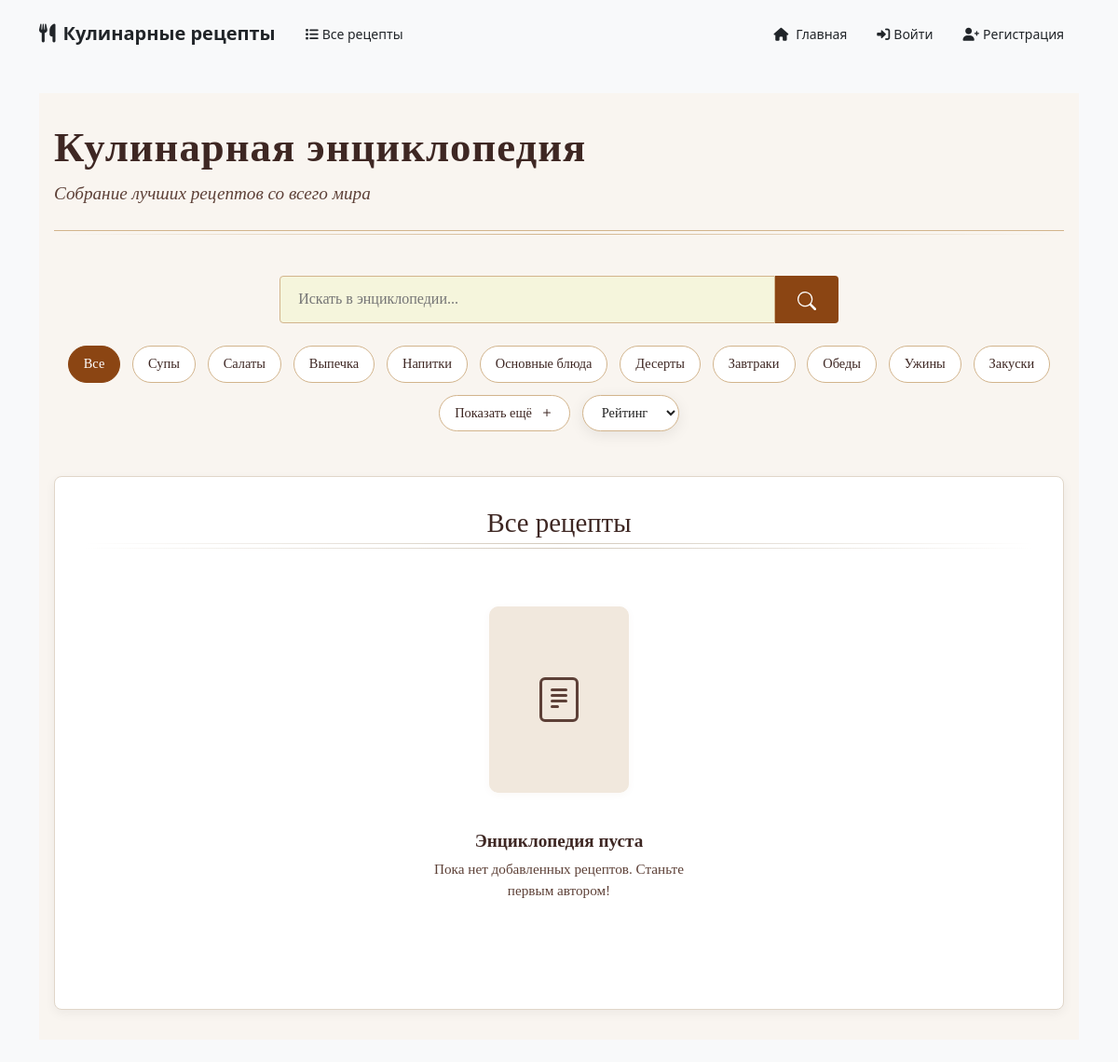
Page /accounts/recipes/ on the committed database.
### accounts/models.py (models this page shows, shortened)
class Category(models.Model):
    name = models.CharField(max_length=100, unique=True)

### accounts/views.py (the view, shortened to what this page needs)
# urls.py: path('recipes/', views.recipe_list_view, name='recipe_list'),
def recipe_list_view(request):
    recipes = Recipe.objects.filter(moderation_status='approved').order_by('-created_at')
    search_query = request.GET.get('search', '')
    category_id = request.GET.get('category')
    min_rating = request.GET.get('min_rating')
    selected_category_name = None
    if category_id:
        recipes = recipes.filter(categories__id=category_id)
        cat = Category.objects.filter(id=category_id).first()
        if cat:
            selected_category_name = cat.name
    recipes = recipes.annotate(avg_rating=Avg('comments__rating'))
    if min_rating:
        try:
            min_rating_value = int(min_rating)
            recipes = recipes.filter(avg_rating__gte=min_rating_value)
        except ValueError:
            pass
    categories = Category.objects.all()
    context = {
        'recipes': recipes,
        'categories': categories,
        'selected_category': str(category_id) if category_id else None,
        'selected_category_name': selected_category_name,
        'search_query': search_query,
        'min_rating': min_rating,
    }
    return render(request, 'accounts/recipe_list.html', context)

### accounts/templates/accounts/recipe_list.html (shortened to what this page needs)
{% extends 'base.html' %}
{% block content %}
<div class="encyclopedia-container">
    <div class="encyclopedia-header">
        <div class="header-content">
            <h1 class="encyclopedia-title">Кулинарная энциклопедия</h1>
            <p class="encyclopedia-subtitle">Собрание лучших рецептов со всего мира</p>
        </div>
    </div>
    <div class="encyclopedia-search">
        <form method="get" class="search-container">
            <input type="text"
                   name="search"
                   placeholder="Искать в энциклопедии..."
                   class="encyclopedia-search-input"
                   value="{{ search_query }}">
            <button type="submit" class="search-button">
                <svg xmlns="http://www.w3.org/2000/svg" width="20" height="20" fill="currentColor" viewBox="0 0 16 16">
                    <path d="M11.742 10.344a6.5 6.5 0 1 0-1.397 1.398h-.001c.03.04.062.078.098.115l3.85 3.85a1 1 0 0 0 1.415-1.414l-3.85-3.85a1.007 1.007 0 0 0-.115-.1zM12 6.5a5.5 5.5 0 1 1-11 0 5.5 5.5 0 0 1 11 0z"/>
                </svg>
            </button>
        </form>
        <div class="filter-tags">
            <form method="get" class="category-filter-form">
                <a href="{% url 'recipe_list' %}{% if search_query %}?search={{ search_query }}{% endif %}"
                   class="filter-tag {% if not selected_category %}active{% endif %}">Все</a>
                {% for category in categories %}
                    {% if forloop.counter <= 10 %}
                        <a href="?category={{ category.id }}{% if search_query %}&search={{ search_query }}{% endif %}"
                           class="filter-tag {% if selected_category == category.id %}active{% endif %}">
                            {{ category.name }}
                        </a>
                    {% endif %}
                {% endfor %}
                {% if categories|length > 10 %}
                    <button type="button" class="show-more-btn" onclick="document.getElementById('more-categories').classList.toggle('show')">
                        Показать ещё
                        <svg xmlns="http://www.w3.org/2000/svg" width="16" height="16" fill="currentColor" viewBox="0 0 16 16">
                            <path d="M8 4a.5.5 0 0 1 .5.5v3h3a.5.5 0 0 1 0 1h-3v3a.5.5 0 0 1-1 0v-3h-3a.5.5 0 0 1 0-1h3v-3A.5.5 0 0 1 8 4z"/>
                        </svg>
                    </button>
                {% endif %}
                <select name="min_rating" class="filter-tag" style="width:auto;">
                    <option value="">Рейтинг</option>
                </select>
            </form>
        </div>
    </div>
    <div class="encyclopedia-shelves">
        <div class="shelf-header">
            <h2 class="shelf-title">
                {% if search_query %}
                    Результаты поиска: "{{ search_query }}"
                {% elif selected_category %}
                    {{ selected_category_name }}
                {% else %}
                    Все рецепты
                {% endif %}
            </h2>
            <div class="shelf-decoration"></div>
        </div>
        <div class="book-grid">
            {% for recipe in recipes %}
            <div class="recipe-book">
                <div class="book-cover">
                    {% if recipe.image %}
                        <img src="{{ recipe.image.url }}" alt="{{ recipe.title }}" class="book-image">
                    {% else %}
                        <div class="book-image-placeholder">
                            <svg xmlns="http://www.w3.org/2000/svg" width="40" height="40" fill="currentColor" viewBox="0 0 16 16">
                                <path d="M8 16a6 6 0 0 0 6-6c0-1.655-1.122-2.904-2.432-4.362C10.254 4.176 8.75 2.503 8 0c0 0-6 5.686-6 10a6 6 0 0 0 6 6ZM6.646 4.646l.708.708c-.29.29-1.128 1.311-1.907 2.87l-.894-.448c.82-1.641 1.717-2.753 2.093-3.13Z"/>
                            </svg>
                        </div>
                    {% endif %}
                    <div class="book-spine"></div>
                </div>
                <div class="book-info">
                    <h3 class="book-title">{{ recipe.title }}</h3>
                    <div class="book-meta">
                        <span class="book-author">
                            <svg xmlns="http://www.w3.org/2000/svg" width="14" height="14" fill="currentColor" viewBox="0 0 16 16">
                                <path d="M8 8a3 3 0 1 0 0-6 3 3 0 0 0 0 6zm2-3a2 2 0 1 1-4 0 2 2 0 0 1 4 0zm4 8c0 1-1 1-1 1H3s-1 0-1-1 1-4 6-4 6 3 6 4zm-1-.004c-.001-.246-.154-.986-.832-1.664C11.516 10.68 10.289 10 8 10c-2.29 0-3.516.68-4.168 1.332-.678.678-.83 1.418-.832 1.664h10z"/>
                            </svg>
                            {{ recipe.author.username }}
                        </span>
                        <span class="book-pages">
                            <svg xmlns="http://www.w3.org/2000/svg" width="14" height="14" fill="currentColor" viewBox="0 0 16 16">
                                <path d="M1 2.828c.885-.37 2.154-.769 3.388-.893 1.33-.134 2.458.063 3.112.752v9.746c-.935-.53-2.12-.603-3.213-.493-1.18.12-2.37.461-3.287.811V2.828zm7.5-.141c.654-.689 1.782-.886 3.112-.752 1.234.124 2.503.523 3.388.893v9.923c-.918-.35-2.107-.692-3.287-.81-1.094-.111-2.278-.039-3.213.492V2.687zM8 1.783C7.015.936 5.587.81 4.287.94c-1.514.153-3.042.672-3.994 1.105A.5.5 0 0 0 0 2.5v11a.5.5 0 0 0 .707.455c.882-.4 2.303-.881 3.68-1.02 1.409-.142 2.59.087 3.223.877a.5.5 0 0 0 .78 0c.633-.79 1.814-1.019 3.222-.877 1.378.139 2.8.62 3.681 1.02A.5.5 0 0 0 16 13.5v-11a.5.5 0 0 0-.293-.455c-.952-.433-2.48-.952-3.994-1.105C10.413.809 8.985.936 8 1.783z"/>
                            </svg>
                            {{ recipe.cook_time }} мин
                        </span>
                        <span class="book-rating">
                            <svg xmlns="http://www.w3.org/2000/svg" width="14" height="14" fill="#FFD700" viewBox="0 0 16 16">
                                <path d="M3.612 15.443c-.386.198-.824-.149-.746-.592l.83-4.73L.173 6.765c-.329-.314-.158-.888.283-.95l4.898-.696L7.538.792c.197-.39.73-.39.927 0l2.184 4.327 4.898.696c.441.062.612.636.282.95l-3.522 3.356.83 4.73c.078.443-.36.79-.746.592L8 13.187l-4.389 2.256z"/>
                            </svg>
                            {{ recipe.avg_rating|default:0|floatformat:1 }} ({{ recipe.rating_count }})
                        </span>
                    </div>
                    <p class="book-description">{{ recipe.description|truncatechars:120 }}</p>
                    <a href="{% url 'recipe_detail' recipe.id %}" class="read-button">Открыть рецепт</a>
                </div>
            </div>
            {% empty %}
            <div class="empty-library">
                <div class="empty-book">
                    <div class="book-cover empty">
                        <div class="book-image-placeholder">
                        </div>
                    </div>
                    <div class="book-info">
                        <h3 class="book-title">Энциклопедия пуста</h3>
                        <p class="book-description">Пока нет добавленных рецептов. Станьте первым автором!</p>
                    </div>
                </div>
            </div>
            {% endfor %}
        </div>
    </div>
</div>
{% endblock %}

### static/styles.css (style rules this page uses)
.dropdown-menu, select, .dropdown-menu * { background: #fff !important; opacity: 1 !important; backdrop-filter: none !important; box-shadow: 0 4px 16px rgba(0,0,0,0.08); color: #222 !important; }

### accounts/templates/base.html (style rules this page uses)
:root { --primary: #4361ee; --secondary: #3f37c9; --accent: #4895ef; --light: #f8f9fa; --dark: #212529; --success: #4cc9f0; --danger: #f72585; }
body { background-color: #f8f9fa; min-height: 100vh; }

### accounts/templates/accounts/recipe_list.html (style rules this page uses)
:root { --primary-color: #8B4513; --secondary-color: #A0522D; --light-brown: #D2B48C; --cream: #F5F5DC; --dark-text: #3E2723; --light-text: #5D4037; }
.encyclopedia-container { max-width: 1200px; margin: 0 auto; padding: 2rem 1rem; background-color: #f9f5f0; font-family: 'Georgia', serif; }
.encyclopedia-header { display: flex; justify-content: space-between; align-items: center; margin-bottom: 3rem; padding-bottom: 1.5rem; border-bottom: 1px solid var(--light-brown); position: relative; }
.encyclopedia-header::after { content: ""; position: absolute; bottom: -5px; left: 0; width: 100%; height: 1px; background: linear-gradient(90deg, transparent, var(--light-brown), transparent); }
.encyclopedia-title { font-size: 2.8rem; color: var(--dark-text); margin: 0; font-weight: 700; letter-spacing: 1px; }
.encyclopedia-subtitle { font-size: 1.2rem; color: var(--light-text); margin: 0.5rem 0 0 0; font-style: italic; }
.encyclopedia-search { margin-bottom: 3rem; }
.search-container { display: flex; max-width: 600px; margin: 0 auto 1.5rem; }
.encyclopedia-search-input { flex: 1; padding: 0.8rem 1.2rem; border: 1px solid var(--light-brown); border-radius: 4px 0 0 4px; font-size: 1rem; background-color: var(--cream); font-family: 'Georgia', serif; }
.search-button { padding: 0 1.5rem; background: var(--primary-color); color: white; border: none; border-radius: 0 4px 4px 0; cursor: pointer; transition: all 0.3s ease; }
.filter-tags { display: flex; justify-content: center; gap: 0.8rem; flex-wrap: wrap; }
.category-filter-form { display: flex; flex-wrap: wrap; gap: 0.8rem; justify-content: center; }
.filter-tag { padding: 0.5rem 1rem; background: white; border: 1px solid var(--light-brown); border-radius: 20px; font-size: 0.9rem; cursor: pointer; transition: all 0.3s ease; text-decoration: none; color: var(--dark-text); }
.filter-tag:hover, .filter-tag.active { background: var(--primary-color); color: white; border-color: var(--primary-color); }
.encyclopedia-shelves { background: white; padding: 2rem; border-radius: 8px; box-shadow: 0 4px 12px rgba(0, 0, 0, 0.05); border: 1px solid #e0d6c9; }
.shelf-header { margin-bottom: 2.5rem; position: relative; text-align: center; }
.shelf-decoration { position: absolute; bottom: -10px; left: 0; width: 100%; height: 1px; background: linear-gradient(90deg, transparent, #d3c9bb, transparent); }
.shelf-decoration::before { content: ""; position: absolute; top: -5px; left: 0; width: 100%; height: 1px; background: linear-gradient(90deg, transparent, #d3c9bb, transparent); }
.shelf-title { display: inline-block; font-size: 1.8rem; color: var(--dark-text); margin: 0; padding: 0 1rem; background: white; position: relative; z-index: 1; }
.book-grid { display: grid; grid-template-columns: repeat(4, 1fr); gap: 2.2rem 2rem; margin-bottom: 2rem; }
@media (max-width: 1200px) { .book-grid { grid-template-columns: repeat(3, 1fr); } }
.book-cover { width: 100%; height: 180px; margin-bottom: 1rem; border-radius: 10px; overflow: hidden; background: #f1e8dd; display: flex; align-items: center; justify-content: center; box-shadow: 0 2px 8px rgba(139,69,19,0.04); }
.book-image-placeholder { width: 100%; height: 100%; display: flex; align-items: center; justify-content: center; background: #f1e8dd; color: var(--light-text); border-radius: 10px; font-size: 2.2rem; }
.book-info { flex: 1; }
.book-title { font-size: 1.2rem; color: var(--dark-text); margin: 0 0 0.5rem 0; font-weight: 600; }
.book-description { font-size: 0.95rem; line-height: 1.5; color: var(--light-text); margin-bottom: 1.2rem; }
.empty-library { grid-column: 1 / -1; text-align: center; padding: 2rem; }
.empty-book { display: inline-flex; flex-direction: column; align-items: center; gap: 1.5rem; max-width: 300px; }
.book-cover.empty { width: 150px; height: 200px; }
.show-more-btn { display: flex; align-items: center; gap: 0.5rem; padding: 0.5rem 1rem; background: white; border: 1px solid var(--light-brown); border-radius: 20px; font-size: 0.9rem; cursor: pointer; transition: all 0.3s ease; color: var(--dark-text); }

### rows in the picture
Category: name "Супы"
Category: name "Салаты"
Category: name "Выпечка"
Category: name "Напитки"
Category: name "Основные блюда"
Category: name "Десерты"
Category: name "Завтраки"
Category: name "Обеды"
Category: name "Ужины"
Category: name "Закуски"
